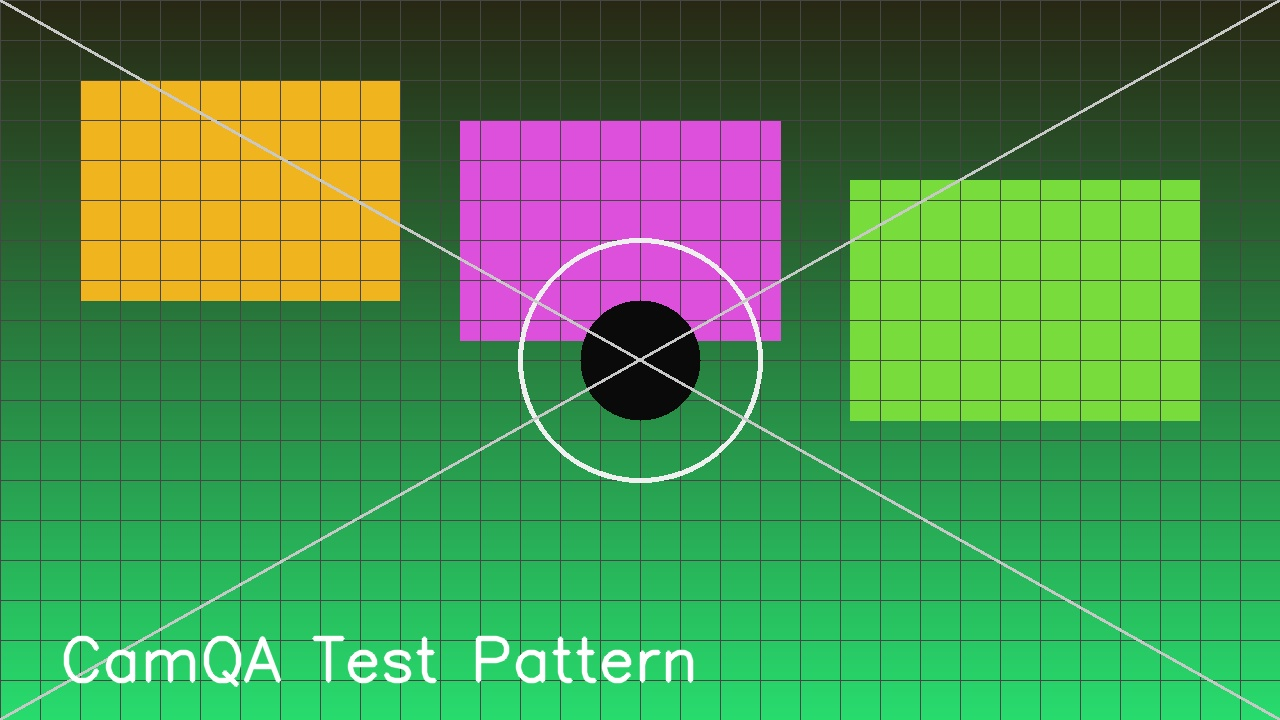
#> input picture test/camqa_testset/01_clean_good.jpg, 1280 x 720 px
$ python -i camqa.py   (imports and definitions only)   (older library calls are emulated)
#> lines starting #> are read from the running program, lines starting #| are printed output that depends on the picture; after the words box and inside, x2 and y2 are one past the last pixel; in counts of white or black regions, pixels touching at a corner belong together
import cv2, numpy as np
from collections import deque

def resize_short(bgr, short=720):
    h, w = bgr.shape[:2]
    if min(h, w) == short:
        return bgr
    if h < w:
        nw = int(w * (short / h)); nh = short
    else:
        nh = int(h * (short / w)); nw = short
    return cv2.resize(bgr, (nw, nh), interpolation=cv2.INTER_AREA)

def variance_of_laplacian(gray):
    return float(cv2.Laplacian(gray, cv2.CV_64F).var())

def tenengrad(gray, ksize=3):
    gx = cv2.Sobel(gray, cv2.CV_64F, 1, 0, ksize=ksize)
    gy = cv2.Sobel(gray, cv2.CV_64F, 0, 1, ksize=ksize)
    return float(np.mean(gx*gx + gy*gy))

def edge_density(gray, low=80, high=160):
    e = cv2.Canny(gray, low, high)
    return float(np.count_nonzero(e))/e.size

def percentile(arr, q):
    arr = np.asarray(arr, dtype=np.float64)
    return float(np.percentile(arr, q))

def dark_channel_mean(bgr, k=15):
    # hızlı DCP approx: per-pixel min(R,G,B) sonra min filtresi ~ erozyon
    m = np.min(bgr, axis=2)
    k = k if k % 2 == 1 else k+1
    dc = cv2.erode(m, cv2.getStructuringElement(cv2.MORPH_RECT,(k,k)))
    return float(np.mean(dc))

def colorfulness_hs(img_bgr):
    # Hasler–Süsstrunk “colorfulness”
    b,g,r = cv2.split(img_bgr.astype(np.float32))
    rg = np.abs(r - g); yb = np.abs(0.5*(r+g) - b)
    mean_rg, std_rg = np.mean(rg), np.std(rg)
    mean_yb, std_yb = np.mean(yb), np.std(yb)
    cf = np.sqrt(std_rg**2 + std_yb**2) + 0.3*np.sqrt(mean_rg**2 + mean_yb**2)
    # HSV S ortalaması da dönelim
    s = cv2.cvtColor(img_bgr, cv2.COLOR_BGR2HSV)[:,:,1].mean()
    return float(cf), float(s)

def luma_hist_stats(gray):
    hist = cv2.calcHist([gray],[0],None,[256],[0,256]).ravel()
    cdf = np.cumsum(hist) / (hist.sum() + 1e-9)
    p1 = np.searchsorted(cdf, 0.01)
    p99 = np.searchsorted(cdf, 0.99)
    clip_lo = float(cdf[10])          # ~%4 proxy
    clip_hi = float(1.0 - cdf[-11])   # ~%4 proxy
    return dict(meanY=float(gray.mean()), dyn_range=int(p99-p1),
                clip_lo=clip_lo, clip_hi=clip_hi)

def grid(gray, gy=3, gx=3):
    H,W = gray.shape
    ys = np.linspace(0,H,gy+1,dtype=int); xs = np.linspace(0,W,gx+1,dtype=int)
    for i in range(gy):
        for j in range(gx):
            yield i,j, gray[ys[i]:ys[i+1], xs[j]:xs[j+1]]

class RunningMin:
    """ Statik lekeleri yakalamak için yavaş bir arkaplan akümülatörü. """
    def __init__(self, alpha=0.01):
        self.alpha = alpha
        self.init = False
        self.acc = None
    def update(self, gray):
        g = gray.astype(np.float32)
        if not self.init:
            self.acc = g.copy(); self.init=True
        else:
            cv2.accumulateWeighted(g, self.acc, self.alpha)
        return self.acc.astype(np.uint8)

class CamQA:
    """
    Dört hedef metrik: sharpness, brightness, color_intensity, lens_cleanliness
    Ayrıca 0–1 arası skorlar döndürür.
    """
    def __init__(self, short_side=720, ema=0.2, mode='auto'):
        self.short_side = short_side
        self.ema = ema
        self.mode = mode  # 'day' | 'night' | 'auto'
        self.min_accum = RunningMin(alpha=0.01)   # lens kirliliği için
        self.buf = {}     # EMA cache
        # referans normalizasyon sabitleri (sahada kalibre edilebilir)
        self.ref_vol_day  = 300.0
        self.ref_ten_day  = 1200.0
        self.ref_vol_night= 180.0
        self.ref_ten_night= 800.0

    def _ema(self, k, v):
        if k not in self.buf: self.buf[k]=float(v)
        else: self.buf[k] = (1-self.ema)*self.buf[k]+self.ema*float(v)
        return self.buf[k]

    def _scene_mode(self, meanY):
        if self.mode in ('day','night'): return self.mode
        # auto
        if meanY >= 110: return 'day'
        if meanY <= 75:  return 'night'
        return 'twilight'

    def analyze(self, bgr):
        bgr = resize_short(bgr, self.short_side)
        gray = cv2.cvtColor(bgr, cv2.COLOR_BGR2GRAY)

        vol = variance_of_laplacian(gray)
        ten = tenengrad(gray)
        ed_full = edge_density(gray)

        # 3x3 patch: lokal bulanıklık/kir riskini görmek için P10’lar
        vols, eds = [], []
        for _,_,p in grid(gray,3,3):
            if p.size==0: continue
            vols.append(variance_of_laplacian(p))
            eds.append(edge_density(p))
        vol_p10 = percentile(vols,10) if vols else vol
        ed_p10  = percentile(eds,10)  if eds  else ed_full

        # parlaklık/kontrast/clipping
        lstats = luma_hist_stats(gray)
        meanY, dynr, clip_lo, clip_hi = lstats["meanY"], lstats["dyn_range"], lstats["clip_lo"], lstats["clip_hi"]

        # renk yoğunluğu
        cf, hsv_s = colorfulness_hs(bgr)

        # dark channel & statik leke maskesi
        dc_mean = dark_channel_mean(bgr, k=15)
        bg_est  = self.min_accum.update(gray)
        diff    = cv2.absdiff(bg_est, gray)
        dark    = bg_est < 40
        stable  = diff < 6
        static_mask = (dark & stable).astype(np.uint8)
        static_ratio = float(static_mask.sum())/static_mask.size

        # EMA ile yumuşat
        vol_s   = self._ema("vol", vol)
        ten_s   = self._ema("ten", ten)
        ed_s    = self._ema("ed", ed_full)
        ed10_s  = self._ema("ed10", ed_p10)
        vol10_s = self._ema("vol10", vol_p10)
        meanY_s = self._ema("meanY", meanY)
        dynr_s  = self._ema("dynr", dynr)
        clip_s  = self._ema("clip", clip_lo+clip_hi)
        cf_s    = self._ema("cf", cf)
        sat_s   = self._ema("sat", hsv_s)
        dc_s    = self._ema("dc", dc_mean)
        stat_s  = self._ema("stat", static_ratio)

        # --- skorlar ---
        # 1) Keskinlik (day/night referansına göre normalize)
        mode = self._scene_mode(meanY_s)
        if mode == 'night':
            s_vol = np.clip(vol_s / (self.ref_vol_night+1e-9), 0, 1)
            s_ten = np.clip(ten_s / (self.ref_ten_night+1e-9), 0, 1)
        else:
            s_vol = np.clip(vol_s / (self.ref_vol_day+1e-9), 0, 1)
            s_ten = np.clip(ten_s / (self.ref_ten_day+1e-9), 0, 1)
        # lokal P10 ile kir/blur cezalandır
        s_vol10 = np.clip(vol10_s / (0.6*(self.ref_vol_day if mode!='night' else self.ref_vol_night)+1e-9), 0, 1)
        sharp_score = 0.55*s_vol + 0.30*s_ten + 0.15*s_vol10

        # 2) Parlaklık (hedef bandına yakınlık + clipping cezası)
        # hedef bant: day: 110–140, night: 60–90
        if mode=='night':
            target_lo, target_hi = 60, 90
            good_dr = 120.0
        else:
            target_lo, target_hi = 110, 140
            good_dr = 180.0
        within = 1.0 - np.clip(abs((meanY_s - (0.5*(target_lo+target_hi))))/(0.5*(target_hi-target_lo)+1e-9), 0, 1)
        s_dr   = np.clip(dynr_s / good_dr, 0, 1)
        clip_pen = np.clip(clip_s / 0.28, 0, 1) # %28 toplam clipping “kötü”
        brightness_score = np.clip(0.6*within + 0.4*s_dr - 0.35*clip_pen, 0, 1)

        # 3) Renk yoğunluğu (saturation + colorfulness; aşırı parlaklıkta tavan yaptırma)
        # normalize: HSV S: 0–255 → /200; colorfulness ~ 0–150+ → /100
        s_sat = np.clip(sat_s/200.0, 0, 1)
        s_cf  = np.clip(cf_s/100.0, 0, 1)
        # aşırı clipping varsa (parlama), renk güvenini düşür
        color_score = np.clip(0.6*s_sat + 0.4*s_cf, 0, 1) * (1.0 - 0.4*clip_pen)

        # 4) Mercek temizliği: düşük edge/lap P10 + yüksek dark channel + statik maske oranı cezalandırılır
        s_edge10 = np.clip(ed10_s/0.08, 0, 1)  # %8 patch-edge iyi kabul
        s_dc     = np.clip(1.0 - (dc_s-20.0)/100.0, 0, 1)  # dc 20→iyi, 120→kötü
        s_static = np.clip(1.0 - (stat_s/0.02), 0, 1)      # %2 statik koyu alan toleransı
        lens_clean_score = np.clip(0.5*s_edge10 + 0.25*s_dc + 0.25*s_static, 0, 1)

        return {
            "mode": mode,
            "raw": {
                "vol": vol_s, "tenengrad": ten_s, "vol_p10": vol10_s,
                "edge_density": ed_s, "edge_density_p10": ed10_s,
                "meanY": meanY_s, "dyn_range": dynr_s,
                "clip_sum": clip_s,
                "colorfulness": cf_s, "hsv_s": sat_s,
                "dark_channel_mean": dc_s, "static_dark_ratio": stat_s
            },
            "scores": {
                "sharpness": float(sharp_score),
                "brightness": float(brightness_score),
                "color_intensity": float(color_score),
                "lens_cleanliness": float(lens_clean_score)
            }
        }

>>> import cv2
>>> picture = cv2.imread('test/camqa_testset/01_clean_good.jpg')
#> picture is the input picture: shape (720, 1280, 3); mean B, G, R 78.3, 141.7, 78.5
>>> result = CamQA().analyze(picture)
#> in analyze, `vol = variance_of_laplacian(gray)`: vol = 1592.2
#> in tenengrad, `gy = cv2.Sobel(gray, cv2.CV_64F, 0, 1, ksize=ksize)`:
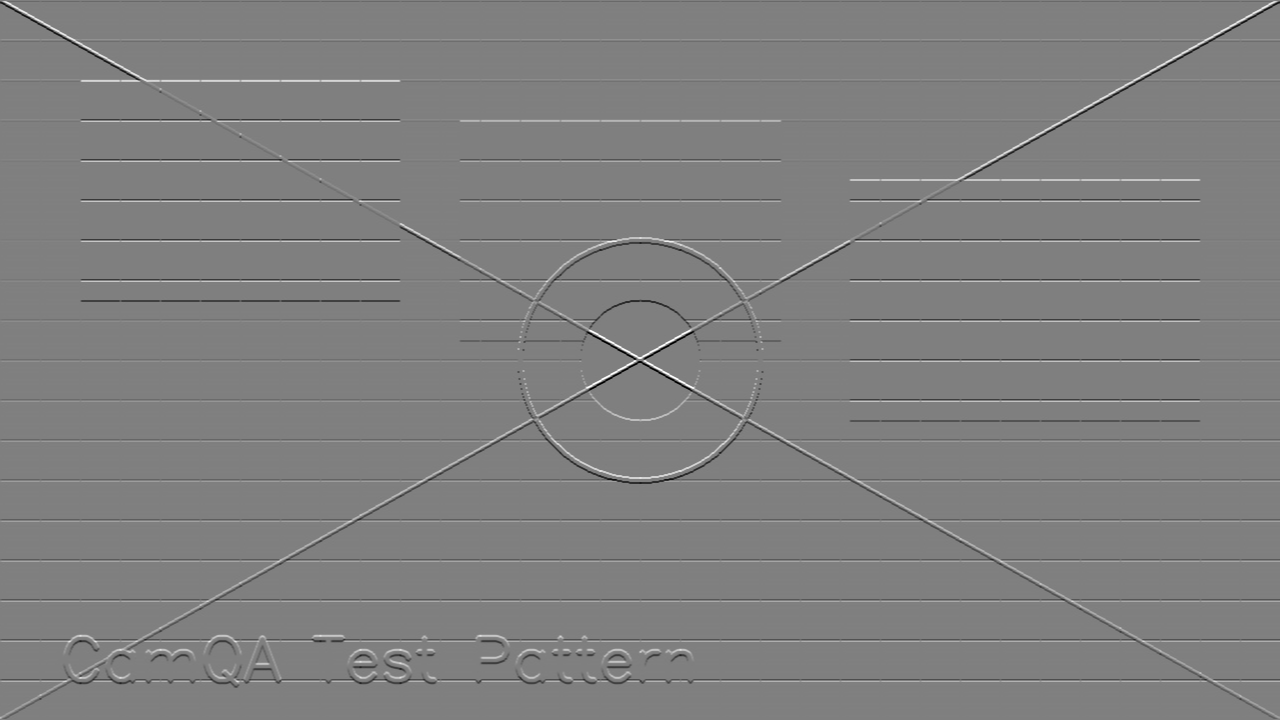
#> gy: shape (720, 1280) float64; min -774, max 774, mean 1.1; drawn with min black and max white
#> in analyze, `ten = tenengrad(gray)`: ten = 10022.9
#> in edge_density, `e = cv2.Canny(gray, low, high)`:
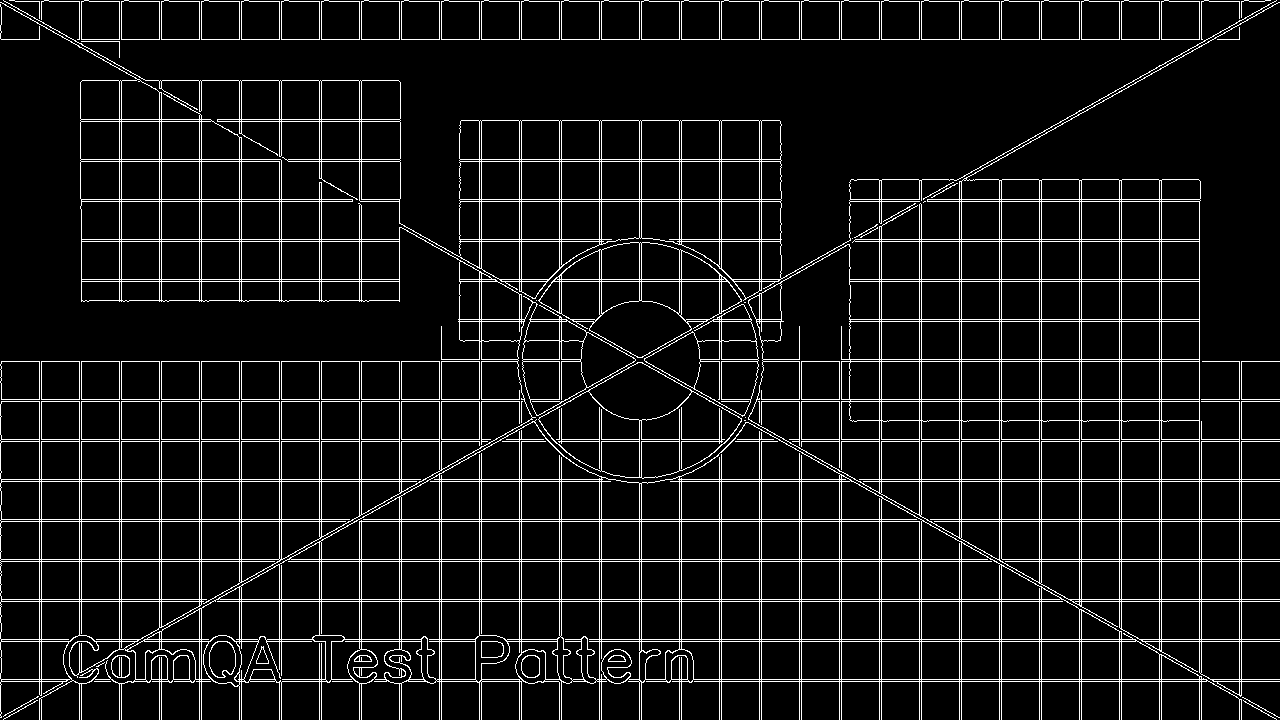
#> e: shape (720, 1280); 8.3% white in thin lines or dots
#> in analyze, `ed_full = edge_density(gray)`: ed_full = 0.0825
#> the loop in analyze, `for _,_,p in grid(gray,3,3):` made 9 passes
#> after the loop in analyze, `for _,_,p in grid(gray,3,3):`: eds = [0.0664, 0.0527, 0.0429, 0.0648, 0.102, 0.0846, 0.11, 0.101, 0.0975]; vols = [2039.9, 599.2, 1429.2, 983.3, 2878.6, 2073.9, 1559, 1312.1, 1366.8]
#> in percentile, `arr = np.asarray(arr, dtype=np.float64)`: arr has the same summary as vols in analyze
#> in analyze, `vol_p10 = percentile(vols,10) if vols else vol`: vol_p10 = 906.4
#> in analyze, `ed_p10  = percentile(eds,10)  if eds  else ed_full`: ed_p10 = 0.0508
#> in luma_hist_stats, `hist = cv2.calcHist([gray],[0],None,[256],[0,256]).ravel()`: hist = 256 values, max 76336 at index 172, min 0 at index 0, mean 3600
#> in luma_hist_stats, `cdf = np.cumsum(hist) / (hist.sum() + 1e-9)`: cdf = 256 values from 0 to 1
#> in luma_hist_stats, `p1 = np.searchsorted(cdf, 0.01)`: p1 = 11
#> in luma_hist_stats, `p99 = np.searchsorted(cdf, 0.99)`: p99 = 239
#> in luma_hist_stats, `clip_lo = float(cdf[10])`: clip_lo = 0.00995
#> in luma_hist_stats, `clip_hi = float(1.0 - cdf[-11])`: clip_hi = 0.00618
#> in analyze, `lstats = luma_hist_stats(gray)`: lstats = {'meanY': 115.6, 'dyn_range': 228, 'clip_lo': 0.00995, 'clip_hi': 0.00618}
#> in analyze, `meanY, dynr, clip_lo, clip_hi = lstats["meanY"], lstats["dyn_range"], ..`: meanY = 115.6; dynr = 228; clip_lo = 0.00995; clip_hi = 0.00618
#> in colorfulness_hs, `mean_rg, std_rg = np.mean(rg), np.std(rg)`: mean_rg = 90.47; std_rg = 51.49
#> in colorfulness_hs, `mean_yb, std_yb = np.mean(yb), np.std(yb)`: mean_yb = 41.04; std_yb = 45.95
#> in colorfulness_hs, `cf = np.sqrt(std_rg**2 + std_yb**2) + 0.3*np.sqrt(mean_rg**2 + mean_yb..`: cf = 98.82
#> in colorfulness_hs, `s = cv2.cvtColor(img_bgr, cv2.COLOR_BGR2HSV)[:,:,1].mean()`: s = 168.3
#> in analyze, `cf, hsv_s = colorfulness_hs(bgr)`: cf = 98.82; hsv_s = 168.3
#> in dark_channel_mean, `dc = cv2.erode(m, cv2.getStructuringElement(cv2.MORPH_RECT,(k,k)))`:
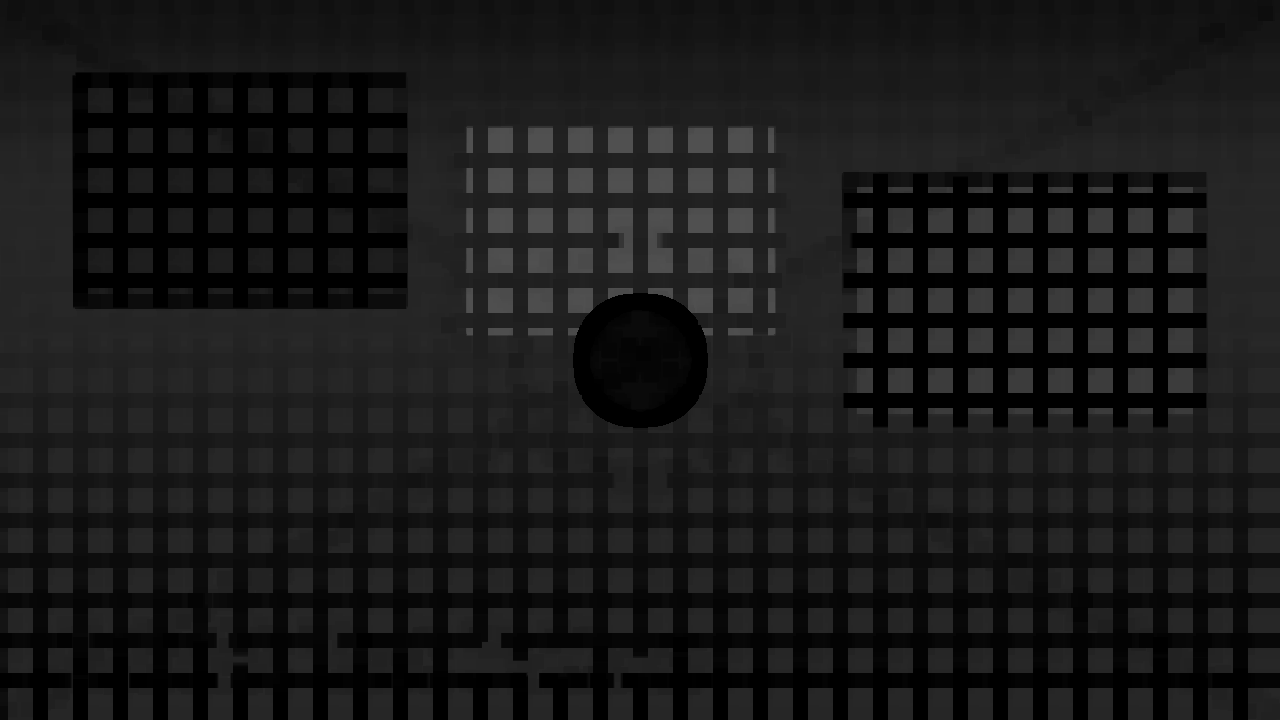
#> dc: shape (720, 1280); min 0, max 80, mean 25.3
#> in analyze, `dc_mean = dark_channel_mean(bgr, k=15)`: dc_mean = 25.33
#> in analyze, `diff    = cv2.absdiff(bg_est, gray)`: diff: shape (720, 1280); every value is 0
#> in analyze, `dark    = bg_est < 40`:
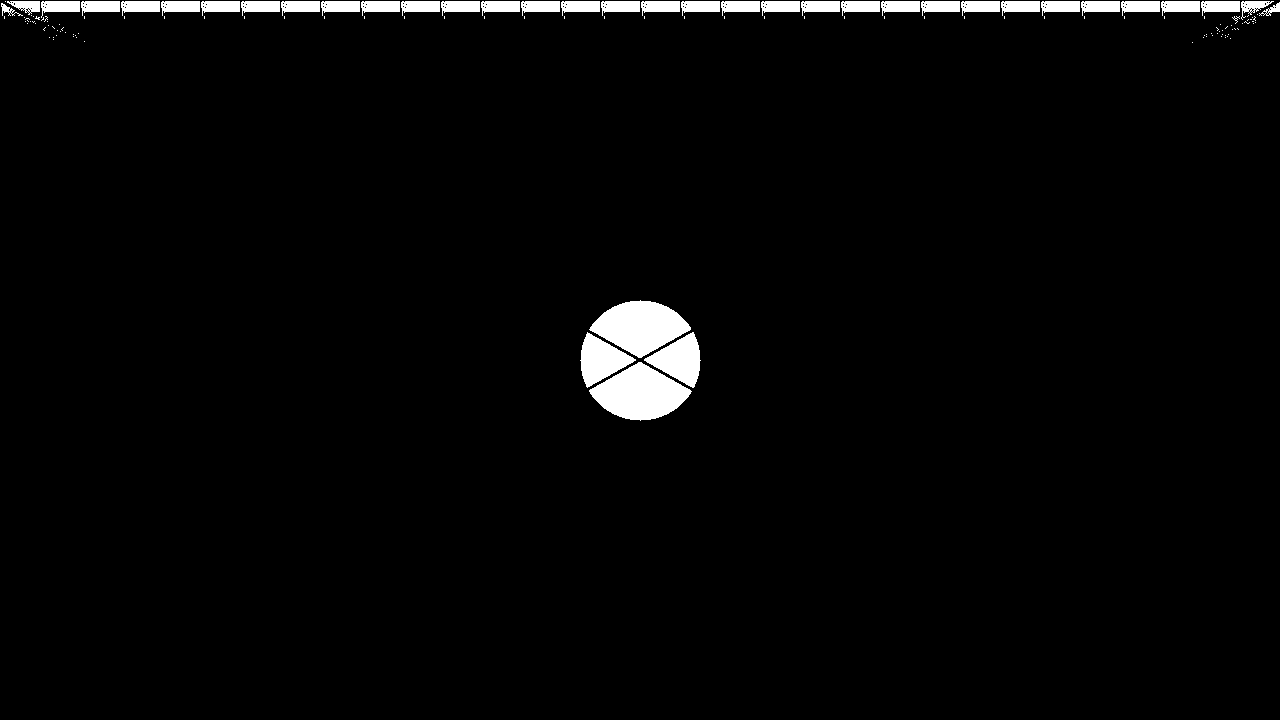
#> dark: shape (720, 1280) bool; 2.6% white; 137 white regions (99 under 20 px), largest, box (x1, y1, x2, y2) and area: (589, 362, 692, 421) 3691, (589, 300, 691, 358) 3585, (644, 332, 701, 388) 1704
#> in analyze, `stable  = diff < 6`: stable: shape (720, 1280) bool; every value is 1
#> in analyze, `static_ratio = float(static_mask.sum())/static_mask.size`: static_ratio = 0.0263
#> in analyze, `vol_s   = self._ema("vol", vol)`: vol_s = 1592.2
#> in analyze, `ten_s   = self._ema("ten", ten)`: ten_s = 10022.9
#> in analyze, `ed_s    = self._ema("ed", ed_full)`: ed_s = 0.0825
#> in analyze, `ed10_s  = self._ema("ed10", ed_p10)`: ed10_s = 0.0508
#> in analyze, `vol10_s = self._ema("vol10", vol_p10)`: vol10_s = 906.4
#> in analyze, `meanY_s = self._ema("meanY", meanY)`: meanY_s = 115.6
#> in analyze, `dynr_s  = self._ema("dynr", dynr)`: dynr_s = 228
#> in analyze, `clip_s  = self._ema("clip", clip_lo+clip_hi)`: clip_s = 0.0161
#> in analyze, `cf_s    = self._ema("cf", cf)`: cf_s = 98.82
#> in analyze, `sat_s   = self._ema("sat", hsv_s)`: sat_s = 168.3
#> in analyze, `dc_s    = self._ema("dc", dc_mean)`: dc_s = 25.33
#> in analyze, `stat_s  = self._ema("stat", static_ratio)`: stat_s = 0.0263
#> in analyze, `mode = self._scene_mode(meanY_s)`: mode = 'day'
#> in analyze, `s_vol = np.clip(vol_s / (self.ref_vol_day+1e-9), 0, 1)`: s_vol = 1
#> in analyze, `within = 1.0 - np.clip(abs((meanY_s - (0.5*(target_lo+target_hi))))/(0..`: within = 0.372
#> in analyze, `s_dr   = np.clip(dynr_s / good_dr, 0, 1)`: s_dr = 1
#> in analyze, `clip_pen = np.clip(clip_s / 0.28, 0, 1)`: clip_pen = 0.0576
#> in analyze, `brightness_score = np.clip(0.6*within + 0.4*s_dr - 0.35*clip_pen, 0, 1)`: brightness_score = 0.603
#> in analyze, `s_sat = np.clip(sat_s/200.0, 0, 1)`: s_sat = 0.842
#> in analyze, `s_cf  = np.clip(cf_s/100.0, 0, 1)`: s_cf = 0.988
#> in analyze, `color_score = np.clip(0.6*s_sat + 0.4*s_cf, 0, 1) * (1.0 - 0.4*clip_pen)`: color_score = 0.88
#> in analyze, `s_edge10 = np.clip(ed10_s/0.08, 0, 1)`: s_edge10 = 0.634
#> in analyze, `s_dc     = np.clip(1.0 - (dc_s-20.0)/100.0, 0, 1)`: s_dc = 0.947
#> in analyze, `s_static = np.clip(1.0 - (stat_s/0.02), 0, 1)`: s_static = 0
#> in analyze, `lens_clean_score = np.clip(0.5*s_edge10 + 0.25*s_dc + 0.25*s_static, 0..`: lens_clean_score = 0.554
#> result = 3 items
